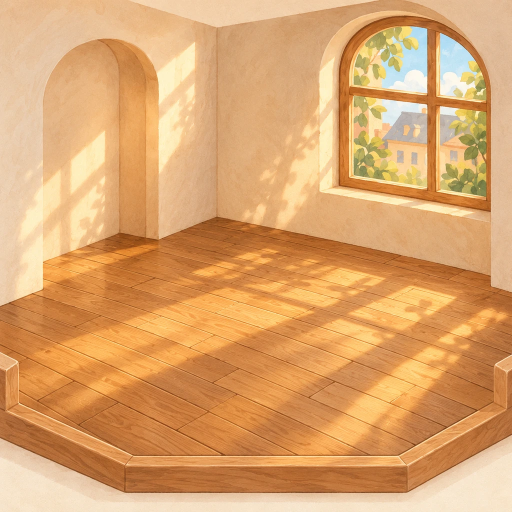
#> input picture assets/pet_home/room.webp, 1024 x 1024 px (shown at 1/2 size)
$ python split_atlas.py ../../assets/pet_home/room.webp ../../assets/pet_home/armchair.webp
#> lines starting #> are read from the running program, lines starting #| are printed output that depends on the picture
"""Cut the approved generated 4x4 atlas; keep true alpha and remove stray dust.
Usage: python tool/pet_home/split_atlas.py ATLAS.png ROOM.png
Source originals: tool/pet_home/source/ (never overwrite them).
"""
import sys
from pathlib import Path
from PIL import Image
import numpy as np
from scipy.ndimage import label

names = ['sofa', 'armchair', 'daybed', 'cottage', 'rug_cream', 'rug_sage',
         'monstera', 'daisies', 'lamp', 'frame', 'bowl', 'sponge', 'ball',
         'petting', 'strawberry', 'towel']
out = Path('assets/pet_home')
atlas = Image.open(sys.argv[1]).convert('RGBA')
a = np.array(atlas)
components, count = label(a[:, :, 3] > 35)
#> components: shape (1024, 1024) int32; every value is 1
#> count = 1
sizes = np.bincount(components.ravel())
#> sizes = [0, 1048576]
# Generated objects may cross ideal cell edges. Assign WHOLE connected
# components by their centroid, then crop, so sofa legs are never severed.
groups = [[] for _ in names]
from scipy.ndimage import center_of_mass
for component in np.flatnonzero(sizes >= 1000):
    if component == 0:
        continue
    cy, cx = center_of_mass(a[:, :, 3], components, int(component))
    index = min(3, int(cy*4/atlas.height))*4 + min(3, int(cx*4/atlas.width))
    groups[index].append(component)
#> this loop made 1 pass
#> (cy, cx, index) on pass 1: (511.5, 511.5, 5)
for i, name in enumerate(names):
    pixels = a.copy()
    pixels[:, :, 3] = np.where(np.isin(components, groups[i]), a[:, :, 3], 0)
    cell = Image.fromarray(pixels)
    bbox = cell.getbbox()
    if bbox:
        cell = cell.crop(bbox)
    canvas = Image.new('RGBA', (320, 320))
    cell.thumbnail((296, 296), Image.Resampling.LANCZOS)
    canvas.alpha_composite(cell, ((320-cell.width)//2, (320-cell.height)//2))
    canvas.save(out / f'{name}.webp', lossless=True)
#> this loop made 16 passes
#> bbox on pass 6: (0, 0, 1024, 1024)
#> cell: PIL image 296x296 RGBA; every value is 0
Image.open(sys.argv[2]).convert('RGB').resize((1024, 1024), Image.Resampling.LANCZOS).save(out / 'room.webp', quality=91)
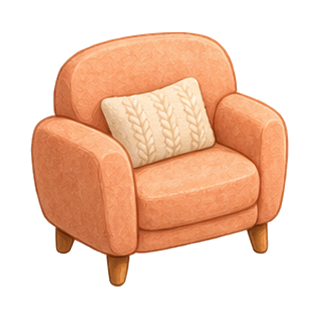
#> input picture assets/pet_home/armchair.webp, 320 x 320 px
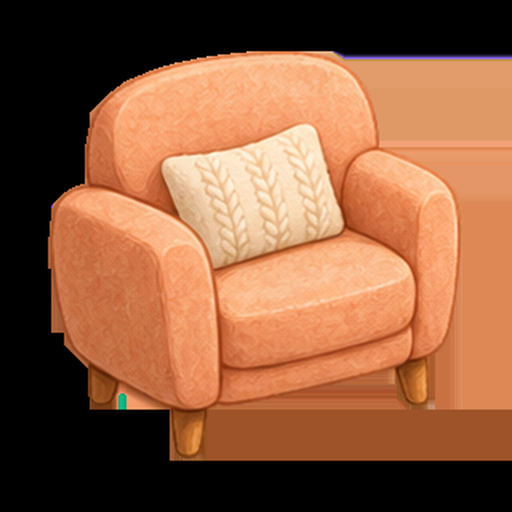
#> saved as room.webp: PIL image 1024x1024 RGB (shown at 1/2 size); mean R, G, B 143.1, 93, 63
# Human inspection sheet; not bundled into the app.
preview = Image.new('RGB', (1280, 1280), '#f7eddb')
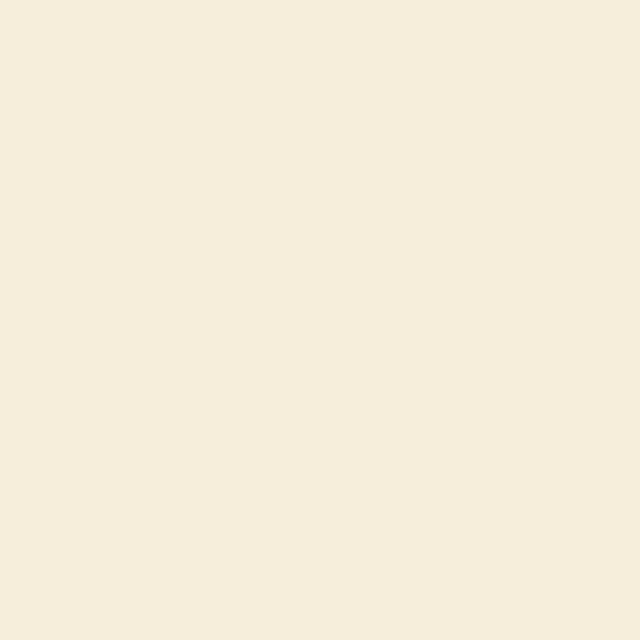
#> preview: PIL image 1280x1280 RGB (shown at 1/2 size); mean R, G, B 247, 237, 219
for i, name in enumerate(names):
    cell = Image.open(out / f'{name}.webp')
    preview.paste(cell, ((i%4)*320, (i//4)*320), cell)
preview.save('/tmp/pet-home-sprites.png')
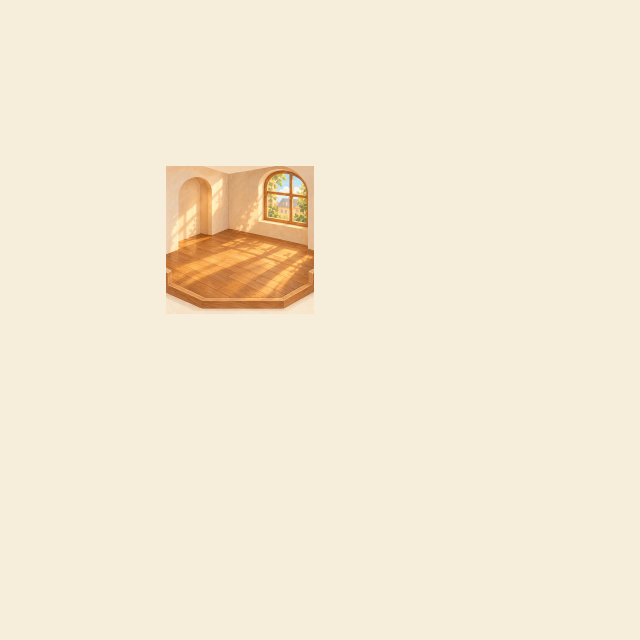
#> saved as pet-home-sprites.png: PIL image 1280x1280 RGB (shown at 1/2 size); mean R, G, B 245.6, 233.2, 213.1
